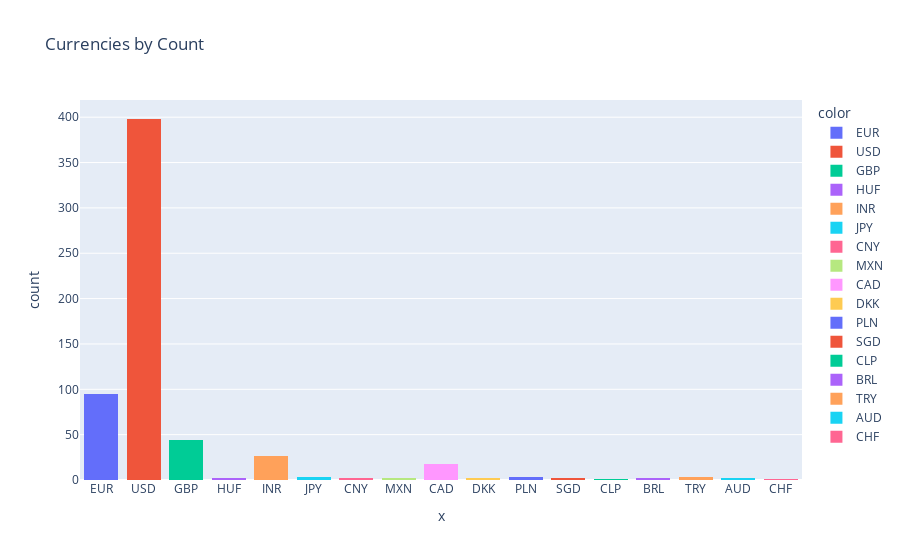

The notebook cell this image was saved under:
### Code cell
# Currencies by Count
fig= px.histogram(x=df['salary_currency'],color=df['salary_currency'],barmode='stack', title='Currencies by Count')
fig.show()

### Figure 1 — Plotly figure (JSON) as saved in the notebook; plotly's stock layout.template omitted (floating-point values rounded to 4 significant figures; data arrays with more than 128 entries replaced by an {"elided": "..."} marker saying what was removed)
{"data": [{"alignmentgroup": "True", "bingroup": "x", "hovertemplate": "color=EUR<br>x=%{x}<br>count=%{y}<extra></extra>", "legendgroup": "EUR", "marker": {"color": "#636efa", "pattern": {"shape": ""}}, "name": "EUR", "offsetgroup": "EUR", "orientation": "v", "showlegend": true, "type": "histogram", "x": ["EUR", "EUR", "EUR", "EUR", "EUR", "EUR", "EUR", "EUR", "EUR", "EUR", "EUR", "EUR", "EUR", "EUR", "EUR", "EUR", "EUR", "EUR", "EUR", "EUR", "EUR", "EUR", "EUR", "EUR", "EUR", "EUR", "EUR", "EUR", "EUR", "EUR", "EUR", "EUR", "EUR", "EUR", "EUR", "EUR", "EUR", "EUR", "EUR", "EUR", "EUR", "EUR", "EUR", "EUR", "EUR", "EUR", "EUR", "EUR", "EUR", "EUR", "EUR", "EUR", "EUR", "EUR", "EUR", "EUR", "EUR", "EUR", "EUR", "EUR", "EUR", "EUR", "EUR", "EUR", "EUR", "EUR", "EUR", "EUR", "EUR", "EUR", "EUR", "EUR", "EUR", "EUR", "EUR", "EUR", "EUR", "EUR", "EUR", "EUR", "EUR", "EUR", "EUR", "EUR", "EUR", "EUR", "EUR", "EUR", "EUR", "EUR", "EUR", "EUR", "EUR", "EUR", "EUR"], "xaxis": "x", "yaxis": "y"}, {"alignmentgroup": "True", "bingroup": "x", "hovertemplate": "color=USD<br>x=%{x}<br>count=%{y}<extra></extra>", "legendgroup": "USD", "marker": {"color": "#EF553B", "pattern": {"shape": ""}}, "name": "USD", "offsetgroup": "USD", "orientation": "v", "showlegend": true, "type": "histogram", "x": {"elided": "398 str values"}, "xaxis": "x", "yaxis": "y"}, {"alignmentgroup": "True", "bingroup": "x", "hovertemplate": "color=GBP<br>x=%{x}<br>count=%{y}<extra></extra>", "legendgroup": "GBP", "marker": {"color": "#00cc96", "pattern": {"shape": ""}}, "name": "GBP", "offsetgroup": "GBP", "orientation": "v", "showlegend": true, "type": "histogram", "x": ["GBP", "GBP", "GBP", "GBP", "GBP", "GBP", "GBP", "GBP", "GBP", "GBP", "GBP", "GBP", "GBP", "GBP", "GBP", "GBP", "GBP", "GBP", "GBP", "GBP", "GBP", "GBP", "GBP", "GBP", "GBP", "GBP", "GBP", "GBP", "GBP", "GBP", "GBP", "GBP", "GBP", "GBP", "GBP", "GBP", "GBP", "GBP", "GBP", "GBP", "GBP", "GBP", "GBP", "GBP"], "xaxis": "x", "yaxis": "y"}, {"alignmentgroup": "True", "bingroup": "x", "hovertemplate": "color=HUF<br>x=%{x}<br>count=%{y}<extra></extra>", "legendgroup": "HUF", "marker": {"color": "#ab63fa", "pattern": {"shape": ""}}, "name": "HUF", "offsetgroup": "HUF", "orientation": "v", "showlegend": true, "type": "histogram", "x": ["HUF", "HUF"], "xaxis": "x", "yaxis": "y"}, {"alignmentgroup": "True", "bingroup": "x", "hovertemplate": "color=INR<br>x=%{x}<br>count=%{y}<extra></extra>", "legendgroup": "INR", "marker": {"color": "#FFA15A", "pattern": {"shape": ""}}, "name": "INR", "offsetgroup": "INR", "orientation": "v", "showlegend": true, "type": "histogram", "x": ["INR", "INR", "INR", "INR", "INR", "INR", "INR", "INR", "INR", "INR", "INR", "INR", "INR", "INR", "INR", "INR", "INR", "INR", "INR", "INR", "INR", "INR", "INR", "INR", "INR", "INR", "INR"], "xaxis": "x", "yaxis": "y"}, {"alignmentgroup": "True", "bingroup": "x", "hovertemplate": "color=JPY<br>x=%{x}<br>count=%{y}<extra></extra>", "legendgroup": "JPY", "marker": {"color": "#19d3f3", "pattern": {"shape": ""}}, "name": "JPY", "offsetgroup": "JPY", "orientation": "v", "showlegend": true, "type": "histogram", "x": ["JPY", "JPY", "JPY"], "xaxis": "x", "yaxis": "y"}, {"alignmentgroup": "True", "bingroup": "x", "hovertemplate": "color=CNY<br>x=%{x}<br>count=%{y}<extra></extra>", "legendgroup": "CNY", "marker": {"color": "#FF6692", "pattern": {"shape": ""}}, "name": "CNY", "offsetgroup": "CNY", "orientation": "v", "showlegend": true, "type": "histogram", "x": ["CNY", "CNY"], "xaxis": "x", "yaxis": "y"}, {"alignmentgroup": "True", "bingroup": "x", "hovertemplate": "color=MXN<br>x=%{x}<br>count=%{y}<extra></extra>", "legendgroup": "MXN", "marker": {"color": "#B6E880", "pattern": {"shape": ""}}, "name": "MXN", "offsetgroup": "MXN", "orientation": "v", "showlegend": true, "type": "histogram", "x": ["MXN", "MXN"], "xaxis": "x", "yaxis": "y"}, {"alignmentgroup": "True", "bingroup": "x", "hovertemplate": "color=CAD<br>x=%{x}<br>count=%{y}<extra></extra>", "legendgroup": "CAD", "marker": {"color": "#FF97FF", "pattern": {"shape": ""}}, "name": "CAD", "offsetgroup": "CAD", "orientation": "v", "showlegend": true, "type": "histogram", "x": ["CAD", "CAD", "CAD", "CAD", "CAD", "CAD", "CAD", "CAD", "CAD", "CAD", "CAD", "CAD", "CAD", "CAD", "CAD", "CAD", "CAD", "CAD"], "xaxis": "x", "yaxis": "y"}, {"alignmentgroup": "True", "bingroup": "x", "hovertemplate": "color=DKK<br>x=%{x}<br>count=%{y}<extra></extra>", "legendgroup": "DKK", "marker": {"color": "#FECB52", "pattern": {"shape": ""}}, "name": "DKK", "offsetgroup": "DKK", "orientation": "v", "showlegend": true, "type": "histogram", "x": ["DKK", "DKK"], "xaxis": "x", "yaxis": "y"}, {"alignmentgroup": "True", "bingroup": "x", "hovertemplate": "color=PLN<br>x=%{x}<br>count=%{y}<extra></extra>", "legendgroup": "PLN", "marker": {"color": "#636efa", "pattern": {"shape": ""}}, "name": "PLN", "offsetgroup": "PLN", "orientation": "v", "showlegend": true, "type": "histogram", "x": ["PLN", "PLN", "PLN"], "xaxis": "x", "yaxis": "y"}, {"alignmentgroup": "True", "bingroup": "x", "hovertemplate": "color=SGD<br>x=%{x}<br>count=%{y}<extra></extra>", "legendgroup": "SGD", "marker": {"color": "#EF553B", "pattern": {"shape": ""}}, "name": "SGD", "offsetgroup": "SGD", "orientation": "v", "showlegend": true, "type": "histogram", "x": ["SGD", "SGD"], "xaxis": "x", "yaxis": "y"}, {"alignmentgroup": "True", "bingroup": "x", "hovertemplate": "color=CLP<br>x=%{x}<br>count=%{y}<extra></extra>", "legendgroup": "CLP", "marker": {"color": "#00cc96", "pattern": {"shape": ""}}, "name": "CLP", "offsetgroup": "CLP", "orientation": "v", "showlegend": true, "type": "histogram", "x": ["CLP"], "xaxis": "x", "yaxis": "y"}, {"alignmentgroup": "True", "bingroup": "x", "hovertemplate": "color=BRL<br>x=%{x}<br>count=%{y}<extra></extra>", "legendgroup": "BRL", "marker": {"color": "#ab63fa", "pattern": {"shape": ""}}, "name": "BRL", "offsetgroup": "BRL", "orientation": "v", "showlegend": true, "type": "histogram", "x": ["BRL", "BRL"], "xaxis": "x", "yaxis": "y"}, {"alignmentgroup": "True", "bingroup": "x", "hovertemplate": "color=TRY<br>x=%{x}<br>count=%{y}<extra></extra>", "legendgroup": "TRY", "marker": {"color": "#FFA15A", "pattern": {"shape": ""}}, "name": "TRY", "offsetgroup": "TRY", "orientation": "v", "showlegend": true, "type": "histogram", "x": ["TRY", "TRY", "TRY"], "xaxis": "x", "yaxis": "y"}, {"alignmentgroup": "True", "bingroup": "x", "hovertemplate": "color=AUD<br>x=%{x}<br>count=%{y}<extra></extra>", "legendgroup": "AUD", "marker": {"color": "#19d3f3", "pattern": {"shape": ""}}, "name": "AUD", "offsetgroup": "AUD", "orientation": "v", "showlegend": true, "type": "histogram", "x": ["AUD", "AUD"], "xaxis": "x", "yaxis": "y"}, {"alignmentgroup": "True", "bingroup": "x", "hovertemplate": "color=CHF<br>x=%{x}<br>count=%{y}<extra></extra>", "legendgroup": "CHF", "marker": {"color": "#FF6692", "pattern": {"shape": ""}}, "name": "CHF", "offsetgroup": "CHF", "orientation": "v", "showlegend": true, "type": "histogram", "x": ["CHF"], "xaxis": "x", "yaxis": "y"}], "layout": {"barmode": "stack", "legend": {"title": {"text": "color"}, "tracegroupgap": 0}, "title": {"text": "Currencies by Count"}, "xaxis": {"anchor": "y", "domain": [0, 1], "title": {"text": "x"}}, "yaxis": {"anchor": "x", "domain": [0, 1], "title": {"text": "count"}}}}
